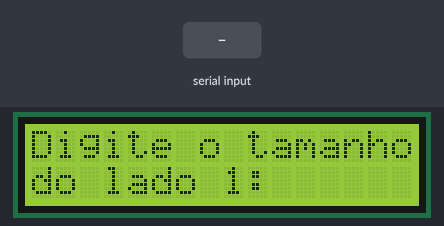
The sketch below on a simulated Arduino Uno, built with avr-gcc and run on an emulated ATmega328P. On the bench: 16×2 character LCD. Inputs (shaded band) come from the test bench. What the sketch prints to the serial monitor is not drawn.

Above: at 1.2 s.
1.3 s: "90,45,200\n" received over Serial
At 2.5 s:
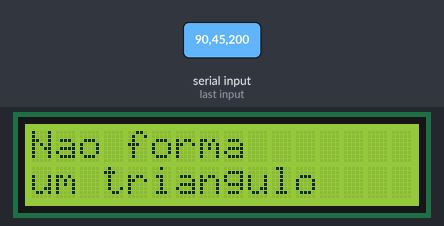
2.8 s: "30,150,10\n" received over Serial
At 4.4 s:
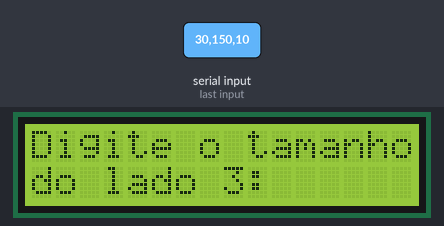
Timing chart, 0 to 5.9 s (numbered marks = the images above; inputs shaded):
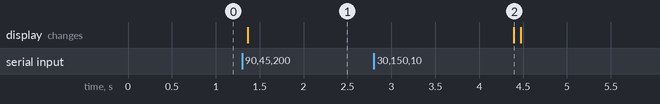

The sketch:

Ex10.ino
```cpp
#include <LiquidCrystal.h>

LiquidCrystal lcd(12, 11, 5, 4, 3, 2);

void setup(){
  lcd.begin(16, 2);
  Serial.begin(9600);
}

void loop(){
  float lado1, lado2, lado3;
  while (true) {
    lcd.clear();
    lcd.setCursor(0, 0);
    lcd.print("Digite o tamanho");
    lcd.setCursor(0, 1);
    lcd.print("do lado 1: ");
    Serial.println("Digite o tamanho do lado 1 do triangulo: ");
    while (!Serial.available());
    lado1 = Serial.parseFloat();
    if (lado1 > 0) {
      break;
    }
  }

  while (true) {
    lcd.setCursor(0, 0);
    lcd.print("Digite o tamanho");
    lcd.setCursor(0, 1);
    lcd.print("do lado 2: ");
    Serial.println("Digite o tamanho do lado 2 do triangulo: ");
    while (!Serial.available());
    lado2 = Serial.parseFloat();
    if (lado2 > 0) {
      break;
    }
  }

  while (true) {
    lcd.setCursor(0, 0);
    lcd.print("Digite o tamanho");
    lcd.setCursor(0, 1);
    lcd.print("do lado 3: ");
    Serial.println("Digite o tamanho do lado 3 do triangulo: ");
    while (!Serial.available());
    lado3 = Serial.parseFloat();
    if (lado3 > 0) {
      break;
    }
  }

  if (lado1 + lado2 > lado3 && lado1 + lado3 > lado2 && lado2 + lado3 > lado1) {

    if (lado1 == lado2 && lado1 == lado3) {
      lcd.clear();
      lcd.setCursor(0, 0);
      lcd.print("O triangulo e:");
      lcd.setCursor(0, 1);
      lcd.print("Equilatero");
      Serial.println("O triangulo e equilatero");
    }

    if (lado1 == lado2 || lado1 == lado3 || lado2 == lado3) {
      lcd.clear();
      lcd.setCursor(0, 0);
      lcd.print("O triangulo e:");
      lcd.setCursor(0, 1);
      lcd.print("Isoceles");
      Serial.println("O triangulo e isoceles");
    }

    else {
      lcd.clear();
      lcd.setCursor(0, 0);
      lcd.print("O triangulo e:");
      lcd.setCursor(0, 1);
      lcd.print("Escaleno");
      Serial.println("O triangulo e escaleno");
    }
  }
  else {
    lcd.clear();
    lcd.setCursor(0, 0);
    lcd.print("Nao forma");
    lcd.setCursor(0, 1);
    lcd.print("um triangulo");
    Serial.println("Os lados nao formam um triangulo");
  }

  delay(3000);
}
```

Measured:
- after the input at 1.3 s, the display: changes after 0.06 s (image 1)
- after the input at 2.8 s, the display: changes after 1.6 s (image 2)
